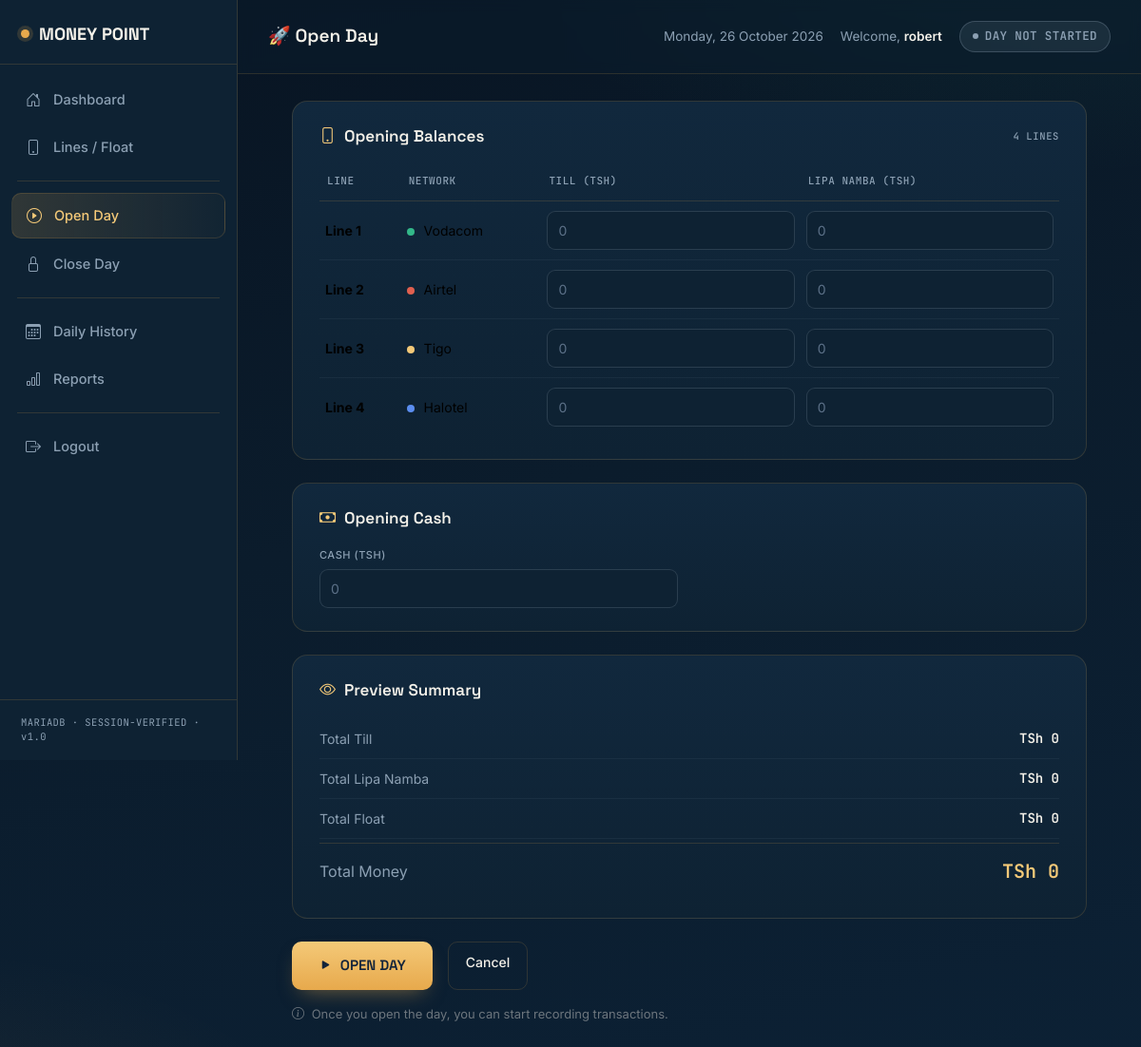
The page /money/open-day.php (signed in) on the database its author committed.
### tables this page shows
CREATE TABLE `mobile_lines` (
  `id` int(11) NOT NULL,
  `line_name` varchar(50) NOT NULL,
  `phone_number` varchar(20) DEFAULT NULL,
  `network` varchar(30) NOT NULL,
  `status` varchar(20) DEFAULT 'active',
  `created_at` timestamp NOT NULL DEFAULT current_timestamp()
);

### money/open-day.php (the view, shortened to what this page needs)
<?php
require_once __DIR__ . '/../connection.php';
$current_user = $_SESSION['username'] ?? 'User';
$currentDate = date('l, j F Y');
$success = '';
try {
    $linesQuery = $pdo->query("SELECT * FROM `mobile_lines` WHERE `status` = 'active' ORDER BY `line_name`");
    $lines = $linesQuery->fetchAll();
} catch (PDOException $e) {
    $lines = [];
}
?>
<!DOCTYPE html>
<html lang="sw">
<head>
<link href="https://cdn.jsdelivr.net/npm/bootstrap@5.3.3/dist/css/bootstrap.min.css" rel="stylesheet">
<link rel="stylesheet" href="https://cdn.jsdelivr.net/npm/bootstrap-icons@1.11.3/font/bootstrap-icons.css">
</head>
<body>
<div class="mp-shell">
  <aside class="mp-sidebar">
    <div class="brand"><span class="dot"></span> MONEY&nbsp;POINT</div>
    <nav class="mp-nav">
      <a href="dashboard.php"><i class="bi bi-house-door"></i> Dashboard</a>
      <a href="lines.php"><i class="bi bi-phone"></i> Lines / Float</a>
      <div class="divider"></div>
      <a href="open-day.php" class="active"><i class="bi bi-play-circle"></i> Open Day</a>
      <a href="close-day.php"><i class="bi bi-lock"></i> Close Day</a>
      <div class="divider"></div>
      <a href="history.php"><i class="bi bi-calendar3"></i> Daily History</a>
      <a href="reports.php"><i class="bi bi-bar-chart"></i> Reports</a>
      <div class="divider"></div>
      <a href="../logout.php"><i class="bi bi-box-arrow-right"></i> Logout</a>
    </nav>
    <div class="sidebar-foot">MARIADB · SESSION-VERIFIED · v1.0</div>
  </aside>
  <main class="mp-main">
    <header class="mp-topbar">
      <div class="d-flex align-items-center gap-3">
        <h1>🚀 Open Day</h1>
      </div>
      <div class="meta">
        <span><?= $currentDate ?></span>
        <span>Welcome, <strong><?= htmlspecialchars($current_user) ?></strong></span>
        <span class="status-pill idle">
          <span class="dot"></span> DAY NOT STARTED
        </span>
      </div>
    </header>
    <div class="content">
      <?php if ($success): ?>
        <div class="alert-mp success"><i class="bi bi-check-circle me-1"></i> <?= htmlspecialchars($success) ?></div>
        <div class="text-center mt-3">
          <a href="dashboard.php" class="btn btn-mp-gold">Go to Dashboard</a>
        </div>
      <?php else: ?>
      <?php if (empty($lines)): ?>
        <div class="mp-card text-center py-5">
          <i class="bi bi-exclamation-circle" style="font-size:48px;color:var(--slate);"></i>
          <h4 class="mt-3">Hakuna Lines Zilizosajiliwa</h4>
          <p class="text-secondary">Tafadhali ongeza lines kwanza kwenye page ya <a href="lines.php" style="color:var(--gold-soft);">Lines / Float</a></p>
          <a href="lines.php" class="btn btn-mp-outline mt-2"><i class="bi bi-arrow-left me-1"></i> Nenda kwenye Lines</a>
        </div>
      <?php else: ?>
      <form method="POST" id="openDayForm">
        <div class="mp-card mb-4">
          <div class="section-title">
            <i class="bi bi-phone" style="color:var(--gold-soft);"></i> Opening Balances
            <span class="eyebrow"><?= count($lines) ?> Lines</span>
          </div>
          <div class="table-responsive">
            <table class="table table-mp">
              <thead>
                <tr>
                  <th>Line</th>
                  <th>Network</th>
                  <th style="width:35%;">Till (TSh)</th>
                  <th style="width:35%;">Lipa Namba (TSh)</th>
                </tr>
              </thead>
              <tbody>
                <?php foreach ($lines as $line): ?>
                <tr>
                  <td><strong><?= htmlspecialchars($line['line_name']) ?></strong></td>
                  <td>
                    <span class="network-dot" style="background:<?= $line['network'] == 'Vodacom' ? '#33B889' : ($line['network'] == 'Airtel' ? '#E1604F' : ($line['network'] == 'Tigo' ? '#F4C978' : '#5B8DEF')) ?>"></span>
                    <?= htmlspecialchars($line['network']) ?>
                  </td>
                  <td>
                    <input type="text" inputmode="numeric" class="mp-form-control till-input"
                           name="balance[<?= $line['id'] ?>][till]"
                           placeholder="0"
                           value="<?= isset($_POST['balance'][$line['id']]['till']) ? htmlspecialchars($_POST['balance'][$line['id']]['till']) : '' ?>"
                           required>
                  </td>
                  <td>
                    <input type="text" inputmode="numeric" class="mp-form-control lipa-input"
                           name="balance[<?= $line['id'] ?>][lipa]"
                           placeholder="0"
                           value="<?= isset($_POST['balance'][$line['id']]['lipa']) ? htmlspecialchars($_POST['balance'][$line['id']]['lipa']) : '' ?>"
                           required>
                  </td>
                </tr>
                <?php endforeach; ?>
              </tbody>
            </table>
          </div>
        </div>
        <div class="mp-card mb-4">
          <div class="section-title">
            <i class="bi bi-cash" style="color:var(--gold-soft);"></i> Opening Cash
          </div>
          <div class="row">
            <div class="col-md-6">
              <label class="mp-form-label">Cash (TSh)</label>
              <input type="text" inputmode="numeric" class="mp-form-control" id="openingCash"
                     name="opening_cash" placeholder="0"
                     value="<?= isset($_POST['opening_cash']) ? htmlspecialchars($_POST['opening_cash']) : '' ?>"
                     required>
            </div>
          </div>
        </div>
        <div class="mp-card mb-4" id="previewCard">
          <div class="section-title">
            <i class="bi bi-eye" style="color:var(--gold-soft);"></i> Preview Summary
          </div>
          <div class="summary-line"><span class="l">Total Till</span><span class="v" id="previewTill">TSh 0</span></div>
          <div class="summary-line"><span class="l">Total Lipa Namba</span><span class="v" id="previewLipa">TSh 0</span></div>
          <div class="summary-line"><span class="l">Total Float</span><span class="v" id="previewFloat">TSh 0</span></div>
          <div class="summary-line grand"><span class="l">Total Money</span><span class="v" id="previewMoney">TSh 0</span></div>
        </div>
        <div class="d-flex gap-3 flex-wrap">
          <button type="submit" class="btn btn-mp-gold" id="openDayBtn">
            <i class="bi bi-play-fill me-1"></i> OPEN DAY
          </button>
          <a href="dashboard.php" class="btn btn-mp-outline">Cancel</a>
        </div>
        <p class="text-secondary mt-3" style="font-size:13px;">
          <i class="bi bi-info-circle me-1"></i>
          Once you open the day, you can start recording transactions.
        </p>
      </form>
      <?php endif; ?>
      <?php endif; ?>
    </div>
  </main>
</div>
</body>
</html>

### rows shown on the page
mobile_lines: line_name "Line 1", network "Vodacom"
mobile_lines: line_name "Line 2", network "Airtel"
mobile_lines: line_name "Line 3", network "Tigo"
mobile_lines: line_name "Line 4", network "Halotel"

### other values the page prints
$current_user "robert"
count($lines) "4"
